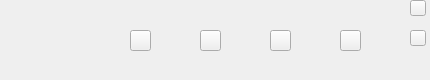
<?xml version="1.0" encoding="UTF-8"?>
<ui version="4.0">
 <class>BriefModeWidget</class>
 <widget class="QWidget" name="BriefModeWidget">
  <property name="geometry">
   <rect>
    <x>0</x>
    <y>0</y>
    <width>430</width>
    <height>80</height>
   </rect>
  </property>
  <property name="minimumSize">
   <size>
    <width>430</width>
    <height>80</height>
   </size>
  </property>
  <property name="maximumSize">
   <size>
    <width>430</width>
    <height>80</height>
   </size>
  </property>
  <property name="cursor">
   <cursorShape>ArrowCursor</cursorShape>
  </property>
  <property name="contextMenuPolicy">
   <enum>Qt::DefaultContextMenu</enum>
  </property>
  <property name="windowTitle">
   <string>Form</string>
  </property>
  <property name="windowOpacity">
   <double>1.000000000000000</double>
  </property>
  <property name="autoFillBackground">
   <bool>false</bool>
  </property>
  <property name="styleSheet">
   <string notr="true">QWidget#BriefModeWidget{
border-image:url(:/image/image/background/default3.jpg);

}</string>
  </property>
  <widget class="QLabel" name="coverLabel">
   <property name="geometry">
    <rect>
     <x>0</x>
     <y>0</y>
     <width>81</width>
     <height>81</height>
    </rect>
   </property>
   <property name="text">
    <string/>
   </property>
   <property name="textFormat">
    <enum>Qt::AutoText</enum>
   </property>
   <property name="pixmap">
    <pixmap resource="imagefile.qrc">:/image/image/image/non-music-black.png</pixmap>
   </property>
   <property name="scaledContents">
    <bool>true</bool>
   </property>
  </widget>
  <widget class="QPushButton" name="btnPre">
   <property name="geometry">
    <rect>
     <x>130</x>
     <y>30</y>
     <width>21</width>
     <height>21</height>
    </rect>
   </property>
   <property name="sizePolicy">
    <sizepolicy hsizetype="Preferred" vsizetype="Preferred">
     <horstretch>0</horstretch>
     <verstretch>0</verstretch>
    </sizepolicy>
   </property>
   <property name="minimumSize">
    <size>
     <width>0</width>
     <height>0</height>
    </size>
   </property>
   <property name="cursor">
    <cursorShape>PointingHandCursor</cursorShape>
   </property>
   <property name="toolTip">
    <string>上一首</string>
   </property>
   <property name="autoFillBackground">
    <bool>false</bool>
   </property>
   <property name="styleSheet">
    <string notr="true">QPushButton
{
border-image: url(:/image/image/image/pre-black.png);
border-repeat:no-repeat;
border-position:center center;
}
QPushButton:hover{
border-image: url(:/image/image/image/pre.png);
border-repeat:no-repeat;
border-position:center center;
}
QPushButton:pressed{
border-image: url(:/image/image/image/pre-black.png);
border-repeat:no-repeat;
border-position:center center;
}</string>
   </property>
   <property name="text">
    <string/>
   </property>
  </widget>
  <widget class="QPushButton" name="btnPlay">
   <property name="geometry">
    <rect>
     <x>200</x>
     <y>30</y>
     <width>21</width>
     <height>21</height>
    </rect>
   </property>
   <property name="sizePolicy">
    <sizepolicy hsizetype="Preferred" vsizetype="Preferred">
     <horstretch>0</horstretch>
     <verstretch>0</verstretch>
    </sizepolicy>
   </property>
   <property name="cursor">
    <cursorShape>PointingHandCursor</cursorShape>
   </property>
   <property name="toolTip">
    <string>播放</string>
   </property>
   <property name="styleSheet">
    <string notr="true">QPushButton
{
border-image: url(:/image/image/image/pase-black.png);
border-repeat:no-repeat;
border-position:center center;
}

QPushButton:hover{
border-image: url(:/image/image/image/pase.png);
border-repeat:no-repeat;
border-position:center center;
}

QPushButton:pressed{
border-image: url(:/image/image/image/pase-black.png);
border-repeat:no-repeat;
border-position:center center;
}
</string>
   </property>
   <property name="text">
    <string/>
   </property>
  </widget>
  <widget class="QPushButton" name="btnNext">
   <property name="geometry">
    <rect>
     <x>270</x>
     <y>30</y>
     <width>21</width>
     <height>21</height>
    </rect>
   </property>
   <property name="sizePolicy">
    <sizepolicy hsizetype="Preferred" vsizetype="Preferred">
     <horstretch>0</horstretch>
     <verstretch>0</verstretch>
    </sizepolicy>
   </property>
   <property name="cursor">
    <cursorShape>PointingHandCursor</cursorShape>
   </property>
   <property name="toolTip">
    <string>下一首</string>
   </property>
   <property name="styleSheet">
    <string notr="true">QPushButton
{
border-image: url(:/image/image/image/next-black.png);
border-repeat:no-repeat;
border-position:center center;
}
QPushButton:hover{
border-image: url(:/image/image/image/next.png);
border-repeat:no-repeat;
border-position:center center;
}
QPushButton:pressed{
border-image: url(:/image/image/image/next-black.png);
border-repeat:no-repeat;
border-position:center center;
}
</string>
   </property>
   <property name="text">
    <string/>
   </property>
  </widget>
  <widget class="QPushButton" name="btnLike">
   <property name="geometry">
    <rect>
     <x>340</x>
     <y>30</y>
     <width>21</width>
     <height>21</height>
    </rect>
   </property>
   <property name="sizePolicy">
    <sizepolicy hsizetype="Preferred" vsizetype="Preferred">
     <horstretch>0</horstretch>
     <verstretch>0</verstretch>
    </sizepolicy>
   </property>
   <property name="maximumSize">
    <size>
     <width>50</width>
     <height>100</height>
    </size>
   </property>
   <property name="cursor">
    <cursorShape>PointingHandCursor</cursorShape>
   </property>
   <property name="autoFillBackground">
    <bool>false</bool>
   </property>
   <property name="styleSheet">
    <string notr="true">QPushButton
{
border-image: url(:/image/image/image/like-non.png);
border-repeat:no-repeat;
border-position:center center;
}
QPushButton:pressed{
border-image: url(:/image/image/image/like.png);
border-repeat:no-repeat;
border-position:center center;
}
</string>
   </property>
   <property name="text">
    <string/>
   </property>
  </widget>
  <widget class="QPushButton" name="btnExit">
   <property name="geometry">
    <rect>
     <x>410</x>
     <y>0</y>
     <width>16</width>
     <height>16</height>
    </rect>
   </property>
   <property name="styleSheet">
    <string notr="true">QPushButton
{
border-image:url(:/image/image/image/quit-black.png);
border-repeat:no-repeat;
border-position:center center;
}
QPushButton:hover{
border-image: url(:/image/image/image/quit.png);
border-repeat:no-repeat;
border-position:center center;
}
QPushButton:pressed{
border-image: url(:/image/image/image/quit.png);
border-repeat:no-repeat;
border-position:center center;
}</string>
   </property>
   <property name="text">
    <string/>
   </property>
  </widget>
  <widget class="QPushButton" name="btnZoom">
   <property name="geometry">
    <rect>
     <x>410</x>
     <y>30</y>
     <width>16</width>
     <height>16</height>
    </rect>
   </property>
   <property name="cursor">
    <cursorShape>PointingHandCursor</cursorShape>
   </property>
   <property name="styleSheet">
    <string notr="true">QPushButton
{
border-image:url(:/image/image/image/music-file-black.png);
border-repeat:no-repeat;
border-position:center center;
}
QPushButton:hover{
border-image: url(:/image/image/image/music-file.png);
border-repeat:no-repeat;
border-position:center center;
}
QPushButton:pressed{
border-image: url(:/image/image/image/music-file.png);
border-repeat:no-repeat;
border-position:center center;
}</string>
   </property>
   <property name="text">
    <string/>
   </property>
  </widget>
 </widget>
 <resources>
  <include location="imagefile.qrc"/>
 </resources>
 <connections/>
</ui>
